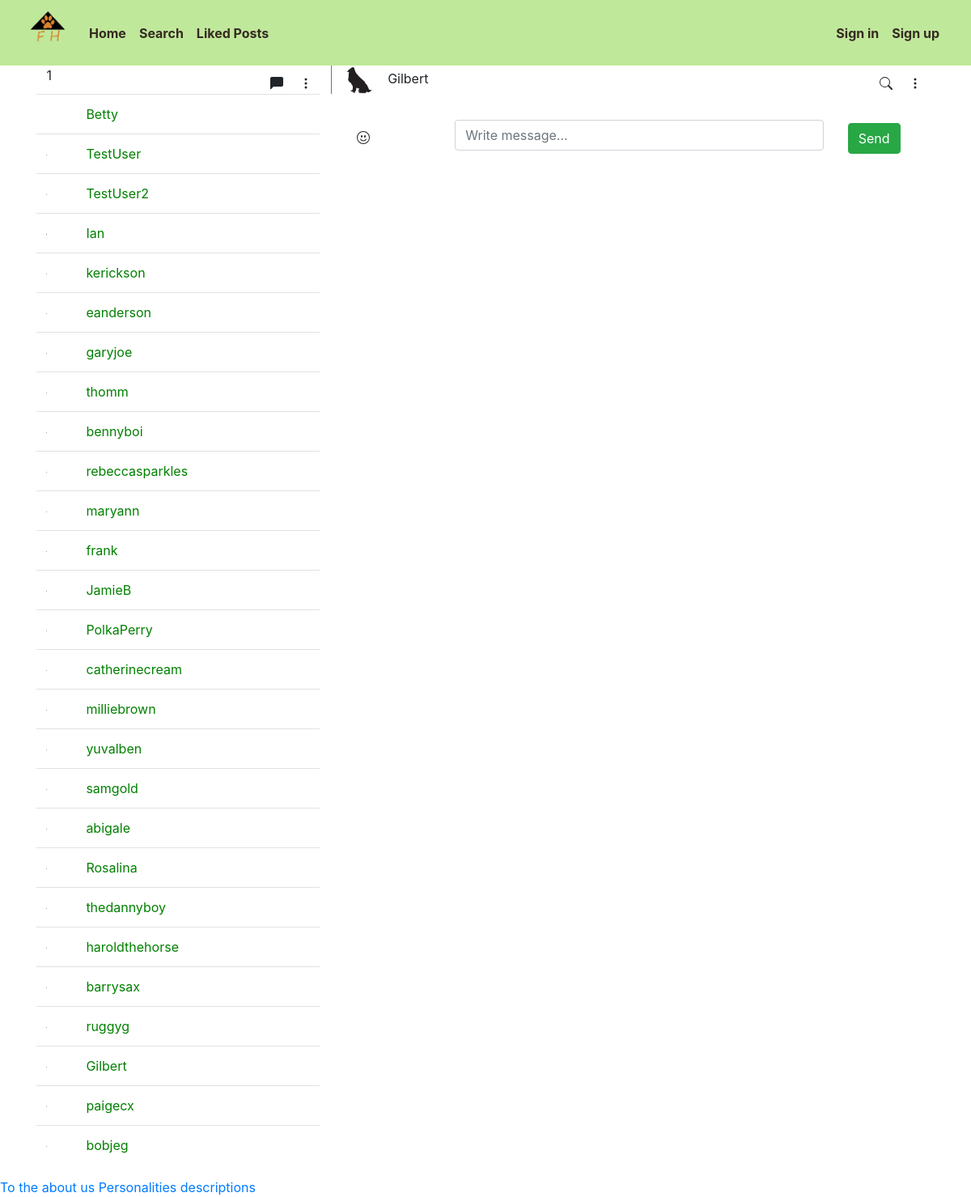
/messages/266, run on the app's committed database.
### profile_app/models.py (models this page shows, shortened)
class Profile(AbstractBaseUser):
    userID = models.AutoField(primary_key=True)
    email = models.EmailField(verbose_name="email", unique=True, max_length = 60)
    username = models.CharField(max_length=50, unique=True)
    date_joined = models.DateTimeField(verbose_name = " Date Joined", auto_now_add=True)
    last_login = models.DateTimeField(verbose_name="Last Login", auto_now=True)
    is_admin = models.BooleanField(default=False)
    is_active = models.BooleanField(default=True)
    is_staff = models.BooleanField(default=False)
    is_superuser = models.BooleanField(default=False)
    first_name = models.CharField(max_length=50, blank=True)
    password = models.CharField(max_length=500)
    profile_picture = models.ImageField(max_length=255, upload_to=get_profile_image_filepath, null=True, blank=True, default="static/profile_app/default_pfp.png")
    location = models.CharField(max_length=30, choices=LOCATION_CHOICES, default="FARGO")
    liked_posts = models.ManyToManyField('pet_post_app.Post', blank=True)
    objects = MyAccountManager()
    USERNAME_FIELD = 'email'
    REQUIRED_FIELDS = ['username']

### messaging_app/views.py (the view)
# urls.py: path('messages/<str:id1><str:id2>', views.messages, name='messages'),
def messages(request, id1, id2):
    if (User.objects.get(userID=id1) == request.user):
        user_obj = User.objects.get(userID=id2)
    else:
        user_obj = User.objects.get(userID=id1)
    users = User.objects.exclude(username=request.user.username)
    thread_name = f'chat_{id1}{id2}'
    message_obj = Message.objects.filter(thread_name=thread_name)
    return render(request, 'messaging_page.html', context={'users':users, 'user':user_obj, 'messages': message_obj})

### messaging_app/templates/messaging_page.html (shortened to what this page needs)
{% extends 'base_page.html' %}
{% load static %}
{% block content %}
<div class="back-container">
    <div class="container front-container1">
        <div class="row chat-top">
            <div class="col-sm-4 border-right border-secondary">
                <span id="count_badge">1</span>
                <span class="float-right mt-2">
                    <svg width="1em" height="1em" viewBox="0 0 16 16" class="bi bi-chat-left-fill mx-3"
                        fill="currentColor" xmlns="http://www.w3.org/2000/svg">
                        <path fill-rule="evenodd"
                            d="M2 0a2 2 0 0 0-2 2v12.793a.5.5 0 0 0 .854.353l2.853-2.853A1 1 0 0 1 4.414 12H14a2 2 0 0 0 2-2V2a2 2 0 0 0-2-2H2z" />
                    </svg>
                    <svg width="1em" height="1em" viewBox="0 0 16 16" class="bi bi-three-dots-vertical mr-2"
                        fill="currentColor" xmlns="http://www.w3.org/2000/svg">
                        <path fill-rule="evenodd"
                            d="M9.5 13a1.5 1.5 0 1 1-3 0 1.5 1.5 0 0 1 3 0zm0-5a1.5 1.5 0 1 1-3 0 1.5 1.5 0 0 1 3 0zm0-5a1.5 1.5 0 1 1-3 0 1.5 1.5 0 0 1 3 0z" />
                    </svg>
                </span>
            </div>
            <div class="col-sm-8">
                <img src="{{user.profile_picture.url}}" alt="" height="35"  class="profile-image rounded-circle">
                <span class="ml-2">{{user.username}}</span>
                <span class="float-right mt-2">
                    <svg width="1em" height="1em" viewBox="0 0 16 16" class="bi bi-three-dots-vertical mx-3"
                        fill="currentColor" xmlns="http://www.w3.org/2000/svg">
                        <path fill-rule="evenodd"
                            d="M9.5 13a1.5 1.5 0 1 1-3 0 1.5 1.5 0 0 1 3 0zm0-5a1.5 1.5 0 1 1-3 0 1.5 1.5 0 0 1 3 0zm0-5a1.5 1.5 0 1 1-3 0 1.5 1.5 0 0 1 3 0z" />
                    </svg>
                </span>
            </div>
        </div>
        <div class="row">
            <div class="col-sm-4 contacts">
                <div class="contact-table-scroll">
                    <table class="table table-hover">
                        <tbody>
                            {% for user in users%}
                            <tr>
                                <td><img src="{{user.profile_picture.url}}" height="0.5em" alt="" class="profile-image rounded-circle">
                                </td>
                                {% if user.userID > request.user.userID %}
                                <td><a style="color: green" id="{{user.username}}" href="{% url 'messages' id1=user.userID id2=request.user.userID%}">{{user.username}}</a></td>
                                {% else %}
                                <td><a style="color: green" id="{{user.username}}" href="{% url 'messages' id1=request.user.userID id2=user.userID%}">{{user.username}}</a></td>
                                {% endif %}
                            </tr>
                            {% endfor %}
                        </tbody>
                    </table>
                </div>
            </div>
            <div class="col-sm-8 message-area">
                <div class="row message-box p-3">
                    <div class="col-sm-2 mt-2">
                    </div>
                    <div class="col-sm-8">
                        <input type="text" class="form-control" id="message_input" placeholder="Write message...">
                    </div>
                    <div class="col-sm-2 mt-1">
                        <div class="control">
                            <button class="btn btn-success" id="chat-message-submit">Send</button>
                        </div>
                    </div>
                </div>
            </div>
        </div>
    </div>
</div>
{% endblock %}

### data on the page
Profile: profile_picture (placeholder picture), username "Gilbert"
Profile: username "Betty"
Profile: username "TestUser"
Profile: username "TestUser2"
Profile: username "Ian"
Profile: username "kerickson"
Profile: username "eanderson"
Profile: username "garyjoe"
Profile: username "thomm"
Profile: username "bennyboi"
Profile: username "rebeccasparkles"
Profile: username "maryann"
Profile: username "frank"
Profile: username "JamieB"
Profile: username "PolkaPerry"
Profile: username "catherinecream"
Profile: username "milliebrown"
Profile: username "yuvalben"
Profile: username "samgold"
Profile: username "abigale"
Profile: username "Rosalina"
Profile: username "thedannyboy"
Profile: username "haroldthehorse"
Profile: username "barrysax"
Profile: username "ruggyg"
Profile: username "paigecx"
Profile: username "bobjeg"
